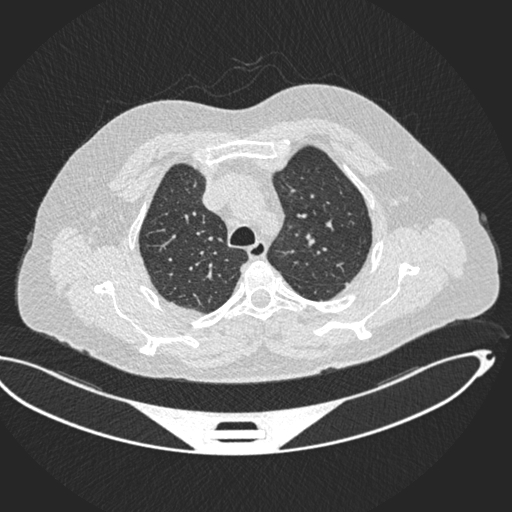
#> input picture datasets/3_image/unprocessed/Training cases/Benign cases/Bengin case (26).jpg, 512 x 512 px
$ jupyter execute Data_Analysis_Image.ipynb   (shell and % lines are left out)
#> lines starting #> are read from the running program, lines starting #| are printed output that depends on the picture; after the words box and inside, x2 and y2 are one past the last pixel; in counts of white or black regions, pixels touching at a corner belong together; pictures that were not available may be replaced by others from this repository, and a replacement may not be noted
# **Data Exploration Image Dataset**

* Image Dataset (CT-Scans) Lung Cancer:
https://www.kaggle.com/datasets/adityamahimkar/iqothnccd-lung-cancer-dataset/data

## Necessary Imports

[cell 1]
# Python
import sys
assert sys.version_info >= (3, 5)

# Scikit-Learn
import sklearn
assert sklearn.__version__ >= "0.20"

# Pandas
import pandas as pd

import random

# Common imports
import numpy as np
import os
import cv2

np.random.seed(42)

# To plot pretty figures
import matplotlib as mpl
import matplotlib.pyplot as plt

## Load all Images into a Panda Dataframe with Labels

[cell 2]
ROOT_PATH = os.path.join("..", "datasets", "3_image", "unprocessed")

#Define subfolders and their corresponding labels
folders_with_labels = {
    "Benign cases": "benign",
    "Malignant cases": "malignant",
    "Normal cases": "normal",
    "Test cases": "test"
}

#Initialize lists to store image data and labels
image_data = []
labels = []

#Iterate through each folder and load images with labels
for folder, label in folders_with_labels.items():
    folder_path = os.path.join(ROOT_PATH, "Training cases" if folder != "Test cases" else "Test cases", folder)
    for filename in os.listdir(folder_path):
        if filename.endswith(".jpg") or filename.endswith(".png"):  # Adjust based on image format
            #Load the image in grayscale
            img_path = os.path.join(folder_path, filename)
            image = cv2.imread(img_path, cv2.IMREAD_GRAYSCALE)
#> image is the input picture: shape (512, 512); min 37, max 255, mean 108.7

            #Store the image and its label
            image_data.append(image)
            labels.append(label)

#Convert to a DataFrame
images_lung_cancer = pd.DataFrame({
    "image": image_data,
    "label": labels
})

#Display the first few rows to verify
print(images_lung_cancer.head())

The images have been loaded into a 2D Pandas Dataframe, with the image being a one dimensional vector and the label being a string.

All images have been loaded in greayscale as they are black and white.

It is importaant to note that images from the Test cases folder have green boxes to indicate where the tumoras are, however, in order for this dataframe to work for the analysis, they have been loaded in as grayscale

#### Checking class distribution

[cell 3]
images_lung_cancer.info()
images_lung_cancer['label'].value_counts()

There are a total of 1294s image, each having a label. Although, the images from the test folder have just been labeled test, without indication of the presence of a tumor and its type.

We can see that in the training cases dataset, there is a class imbalance, with 561 images indicating malignant tumors, 416 being normal images (non-tumurous) and only 120 being benign. Ideally, you want the class distribution in the training data to be equal. Oversampling techniques might be required to improve model performance.

#### Checking Image Sizes

[cell 4]
def count_unique_image_sizes(df, image_column='image'):

    #Initialize a list to store image sizes
#> called with image_column = 'image'
    image_sizes = []

    #Loop through each image in the specified column
    for image in df[image_column]:
        #Get the shape of the image (height, width)
        height, width = image.shape
        #Append the size to list
        image_sizes.append((height, width))

    #Convert the list to a DataFrame
    size_df = pd.DataFrame(image_sizes, columns=['height', 'width'])

    #Count the unique sizes
    unique_sizes = size_df.value_counts().reset_index(name='count')

    return unique_sizes

#Display dimensions and counts of the images
unique_sizes_df = count_unique_image_sizes(images_lung_cancer)
print("Unique image sizes and their counts:")
print(unique_sizes_df)

Most images are a size of 512x512 pixels. There are 64 images that have different dimensions and need to be resized in order to train the models.

#### Normalising Image Sizes

[cell 5]
#Define the target size
target_size = (512, 512)

#Resize each image to the target size
images_lung_cancer['image'] = images_lung_cancer['image'].apply(lambda img: cv2.resize(img, target_size, interpolation=cv2.INTER_AREA))

#Display dimensions and counts of the images
unique_sizes_df = count_unique_image_sizes(images_lung_cancer)
print("Unique image sizes and their counts:")
print(unique_sizes_df)

All images have been resized to the same dimensions: 512x512 pixels

## Data Exploration

#### Displaying images from different classes

[cell 6]
#Get unique labels
unique_labels = images_lung_cancer['label'].unique()

#Set up a figure with subplots arranged in a row
plt.figure(figsize=(15, 5))

for i, label in enumerate(unique_labels):
    #Filter images for the current label
    label_images = images_lung_cancer[images_lung_cancer['label'] == label]['image']
    #Randomly select one image from the filtered images
    sample_image = label_images.sample(1).values[0]

    #Plot the sample image in a subplot
    plt.subplot(1, len(unique_labels), i + 1)
    plt.imshow(sample_image, cmap='gray')
    plt.title(f"Label: {label}")
    plt.axis('off')

plt.show()

From displaying images from different label classes, we can conclude the following:

1. Images have different zoom. In some images the main subject (the lungs), take up almost the entire image, in other cases only a third of the image
2. Filler space differences. Some images have a light grey ring around the lungs, some images have noise, some images have an all black background.
3. Different lung sections. When the lungs are scanned, the machine images a horizontal slice of the lungs. closer to the neck the lungs cover less area and close to the belly, they cover a wider area.

All these observations could make it challenging for the model to identify consistent features across the dataset. Potentially, zoom level could be normalized and background could be masked out as a preprocessing step.

Overall, not being a professional in the field of medicine, the images from all classes look relatively similar and there are no obvious giveaways for whether it is a scan of a tumor or not.

#### Pixel intensity distributiuon across images

[cell 7]
#Calculate mean and standard deviation of pixel intensities across all images
pixel_means = [np.mean(image) for image in images_lung_cancer['image']]
pixel_stds = [np.std(image) for image in images_lung_cancer['image']]

#Plot histogram of pixel intensity means
plt.hist(pixel_means, bins=30, color='blue', edgecolor='black')
plt.title("Distribution of Mean Pixel Intensities")
plt.xlabel("Mean Intensity")
plt.ylabel("Frequency")
plt.show()
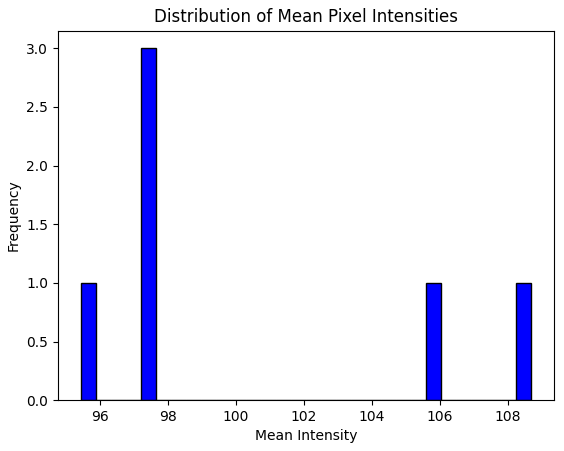
#> figure drawn by matplotlib, 1 panel; tallest bar 3 high, from x = 97.2 to 97.64

Most images have a pixel intensity between 80 and 120, with an intensity of 110 being the most common by far. This is expected, as depending on the height of where the CT scan took place, the organs and bones cover a different area, resulting in more or less white pixels.

However, there are a few images with intensities between 20 and 40, suggesting that they are almost entirely black, which is unusual and prompts further investigation. There are also several imnages with intensities above 140, which prompts further investigation.

#### Displaying images of different intensities

To understand the abnormalities, images from the intensity ranges (20-50, 80-120, 130,160) will be displayed

[cell 8]
#Function to get a random image and its label from a specified pixel intensity range
def get_random_image_from_intensity_range(df, intensity_range):
    # Filter images based on the mean pixel intensity range
    filtered_images = df[(df['image'].map(np.mean) >= intensity_range[0]) &
                         (df['image'].map(np.mean) <= intensity_range[1])]
    #Choose one row
    if not filtered_images.empty:
        sample = filtered_images.sample(1).iloc[0]
        return sample['image'], sample['label']
    else:
        return None, None

#Define the intensity ranges
intensity_ranges = [(20, 40), (80, 120), (130, 160)]
titles = ["20-40 Intensity", "80-120 Intensity", "130-160 Intensity"]

#Set up a figure with three subplots in a row
plt.figure(figsize=(15, 5))
for i, intensity_range in enumerate(intensity_ranges):
    #Get a random image and its label
    image, label = get_random_image_from_intensity_range(images_lung_cancer, intensity_range)
    if image is not None:
        plt.subplot(1, 3, i + 1)
        plt.imshow(image, cmap='gray')
        plt.title(f"Sample Image\n{titles[i]}\nLabel: {label}")
        plt.axis('off')
#> this loop made 3 passes
#> pass 2, `image, label = get_random_image_from_intensity_range(images_lung_cance..`:
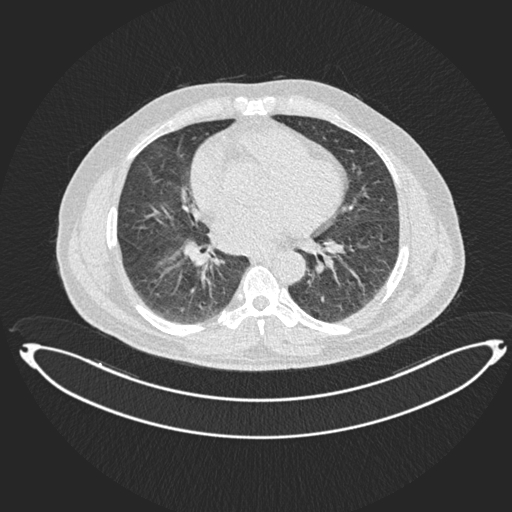
#> image: shape (512, 512); min 37, max 255, mean 95.4

plt.show()

After checking out the images, several conclusions can be drawn. All images with lower intensity values are from the test cases folder. It appears they were either scanned differently or come from a separate batch of scans, resulting in a significantly darker images.

However, not all images with the test label are that way, as test images appear in both of the other ranges.

By running this code several times, the images with higher intensity are mostly of the malignant class, however, images from all other classes appear there as well. These images are zoomed in on the lung portion, eliminating the dark filler space around, resulting in higher values.

Possibly, significant variation in pixel intensities and scale of the the main subject of the scan (lung) could result in poorer overall accuracy of the model. On the other side, in practice, scans come in different variations and having these cases could result in a model that generalises better to the real world.

It would be best to have one dataset where the scans have variation in intensities, and another set where the images are adjusted to have more similar intensities to see the differences in model training.

#### Important note on the images in the Test cases folder

The images inthe training folder are clearly assigned to a class: normal, benign, malignant. Images in the test folder are not assigned a specific class. Most of them have tumors and the tumor is indicated by a green box. Since this data will be used for classification, the images from the test cases folder could be unsuitable for this use and will possibly be removed from the frame for training purposes. This will also eliminate all images with lower pixel intensities. The images from the training cases folder will have to be split for training and testing purposes or for cross validation.

#### Statistical Comparison Between Classes

[cell 9]
#Initialize lists to store pixel intensity statistics
intensity_means = []
intensity_medians = []
intensity_stds = []
labels = []

#Calculate intensity statistics for each image
for _, row in images_lung_cancer.iterrows():
    image = row['image']
    label = row['label']
    intensity_means.append(np.mean(image))
    intensity_medians.append(np.median(image))
    intensity_stds.append(np.std(image))
    labels.append(label)
#> this loop made 6 passes
#> pass 3, `image = row['image']`:
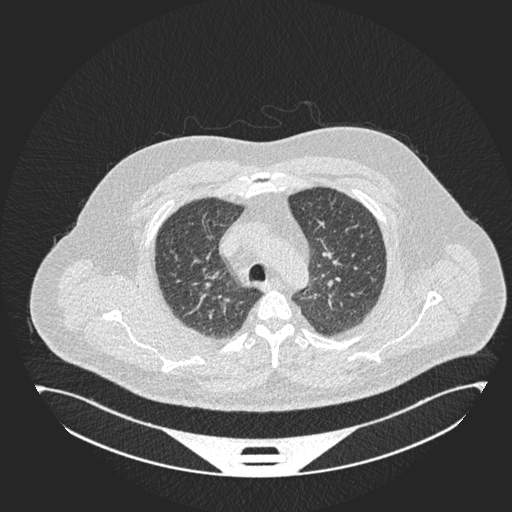
#> image: shape (512, 512); min 37, max 255, mean 105.6

#Create a DataFrame to store the statistics and labels
intensity_df = pd.DataFrame({
    "label": labels,
    "mean_intensity": intensity_means,
    "median_intensity": intensity_medians,
    "std_intensity": intensity_stds
})

#Visualize standard deviation of pixel intensity across classes
intensity_df.boxplot(column="std_intensity", by="label")
plt.title("Standard Deviation of Intensity by Class")
plt.suptitle("")
plt.xlabel("Class")
plt.ylabel("Intensity Standard Deviation")

plt.tight_layout()
plt.show()
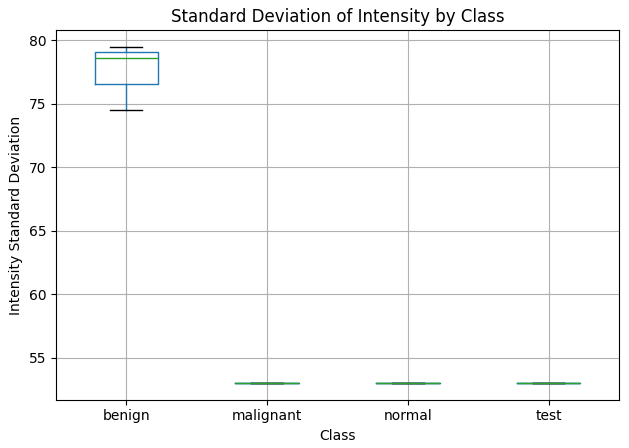
#> figure drawn by matplotlib, 1 panel

This plot shows that the pixel intensity (mean) is similar across the classes benign, malignant and normal. The standard deviation across these classes is also similar, with malignant class having a higher one, probably due to zoomed in images. These classes also have almost no outliers.

However, the images from the Test Cases folder has a significantly lower mean and many outliers. This is probably due to the scans with lower intensities. This gives more reason to exclude these images from training and testing

#### Class Mean Image

[cell 10]
#Initialize a dictionary to store the average or median images for each class
class_overlay_images = {}

#Calculate the average or median image for each class
for label in images_lung_cancer['label'].unique():
    #Stack all images for the current label
    class_images = np.array([img for img in images_lung_cancer[images_lung_cancer['label'] == label]['image']])

    #Calculate the mean or median image
    overlay_image = np.mean(class_images, axis=0)  # Mean overlay
    #overlay_image = np.median(class_images, axis=0)  # Median overlay

    #Store the overlay image in the dictionary
    class_overlay_images[label] = overlay_image
#> this loop made 4 passes
#> pass 1, `overlay_image = np.mean(class_images, axis=0)`:
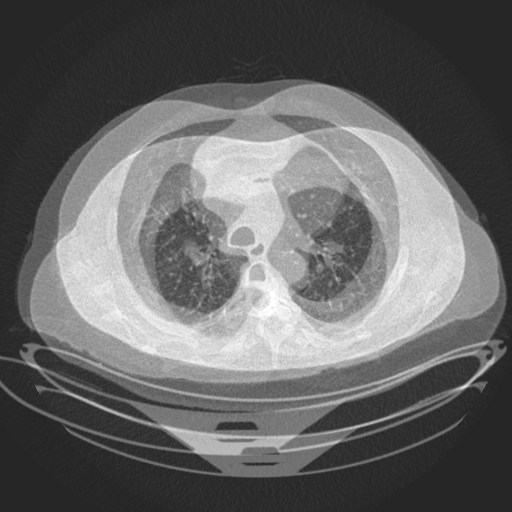
#> overlay_image: shape (512, 512) float64; min 37.67, max 255, mean 103.2
#> pass 2, `overlay_image = np.mean(class_images, axis=0)`:
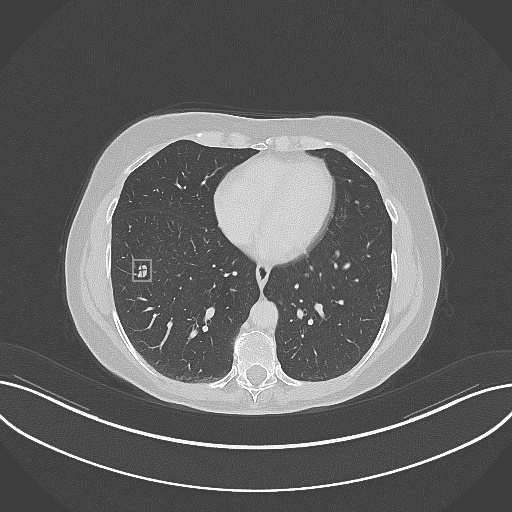
#> overlay_image: shape (512, 512) float64; min 52, max 255, mean 97.6

#Set up a figure with subplots to display the overlay images
plt.figure(figsize=(15, 5))

for i, (label, overlay_image) in enumerate(class_overlay_images.items()):
    plt.subplot(1, len(class_overlay_images), i + 1)
    plt.imshow(overlay_image, cmap='gray')
    plt.title(f"{label} Overlay")
    plt.axis('off')

plt.show()

Generating a mean image can give insight into differencees between the clasees.

Overall, the shapes look consistant over all classes. Main structures can be notices, such as a white hook shaped feature in the middle, two black ovals, which is the corssection of the lungs and the white oval surrounding the lungs.

For the malignant class, the overall shape seems to be taller, which could be a result of coincidense, or due to larger variations in lung scans in that class. Likely, this is a result of this class having more zoomed in images, as previosly observed in the pixel intensity distribution.

#### Edge Detection Visualisation

[cell 11]
# nitialize a dictionary to store edge-detected images for each class
class_edge_images = {}

#Perform edge detection for each class
for label in images_lung_cancer['label'].unique():
    #Select a random image from each class
    sample_image = images_lung_cancer[images_lung_cancer['label'] == label].sample(1)['image'].values[0]

    #Apply Canny edge detection
    edges = cv2.Canny(sample_image, 100, 200)

    # Store the edge-detected image
    class_edge_images[label] = edges
#> this loop made 4 passes
#> pass 1, `edges = cv2.Canny(sample_image, 100, 200)`:
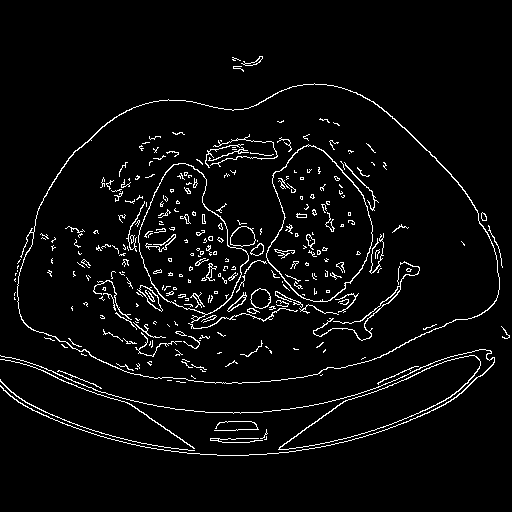
#> edges: shape (512, 512); 4.2% white in thin lines or dots, all inside (x1, y1, x2, y2) = (0, 56, 510, 456)

#Set up a figure with subplots in a row to display the edge-detected images
plt.figure(figsize=(15, 5))

for i, (label, edge_image) in enumerate(class_edge_images.items()):
    plt.subplot(1, len(class_edge_images), i + 1)
    plt.imshow(edge_image, cmap='gray')
    plt.title(f"Edges: {label}")
    plt.axis('off')

plt.show()

We can see a wide variation in the images produced after applying Cannyedge detection method:

1. Some images have few lines and and outline only the main shapes.
2. Most images have smaller structures within and around the lungs.
3. Some images have a lot more smaller structures in and around the lungs, almost looking like a grainy texture.
4. Few images produced look like they are just covered in noise.

None of these appear to be class specific, although I have not found any (4) cases in the malignant class.

It would be interesting to see how images preprocessed with edge detection would affect model performance.

#### Pixel Intensity Distribution with Edge Detection

[cell 12]
#Calculate pixel intensities for edge-detected images
edge_pixel_means = []

for image in images_lung_cancer['image']:
    #Apply Canny edge detection
    edges = cv2.Canny(image, 100, 200)
    #Calculate the mean intensity of the edge-detected image
    edge_pixel_means.append(np.mean(edges))
#> this loop made 6 passes
#> pass 3, `edges = cv2.Canny(image, 100, 200)`:
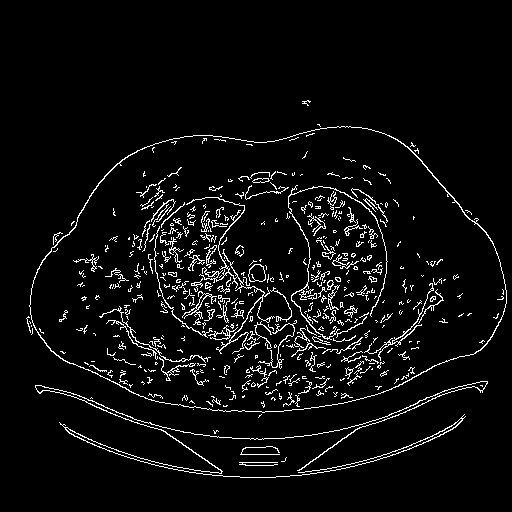
#> edges: shape (512, 512); 5.1% white in thin lines or dots, all inside (x1, y1, x2, y2) = (26, 100, 507, 478)

#Plot histogram of pixel intensity means for edge-detected images
plt.hist(edge_pixel_means, bins=30, color='blue', edgecolor='black')
plt.title("Distribution of Mean Pixel Intensities (Edge-Detected Images)")
plt.xlabel("Mean Intensity")
plt.ylabel("Frequency")
plt.show()
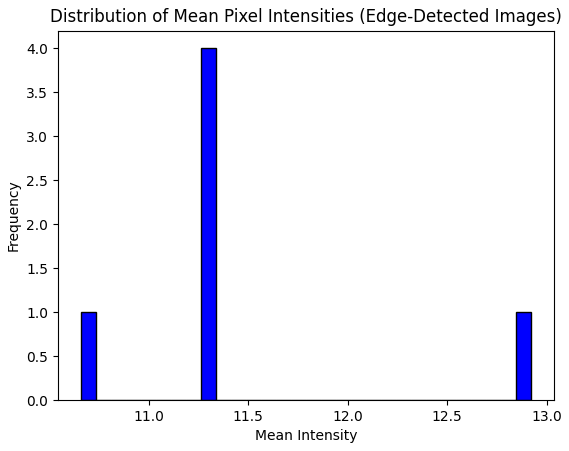
#> figure drawn by matplotlib, 1 panel; tallest bar 4 high, from x = 11.26 to 11.34

Visualising the distribution of pixel intencity of the images processed with Canny edge detection gives more clarity and reassurance.

The vast majority of these images has an intensity of around 10, case (2)

There is a slight spike between the values of 50-60, case (4)

Even though there are images on which the edge detection algorithm results in a noise pattern, they are few. Most images processed with edge detection have clearly defined shapes and details, maling this suitable for machine learning.

#### PCA Dimensionality Reduction

[cell 13]
from sklearn.decomposition import PCA

#Flatten images and apply PCA
flattened_images = [image.flatten() for image in images_lung_cancer['image']]
pca = PCA(n_components=2)
principal_components = pca.fit_transform(flattened_images)

#Create a scatter plot of the first two principal components
plt.scatter(principal_components[:, 0], principal_components[:, 1], c=images_lung_cancer['label'].map({'benign': 0, 'malignant': 1, 'normal': 2, 'test': 3}), cmap='viridis')
plt.xlabel("PCA Component 1")
plt.ylabel("PCA Component 2")
plt.title("PCA of Lung CT Images")
plt.colorbar()
plt.show()
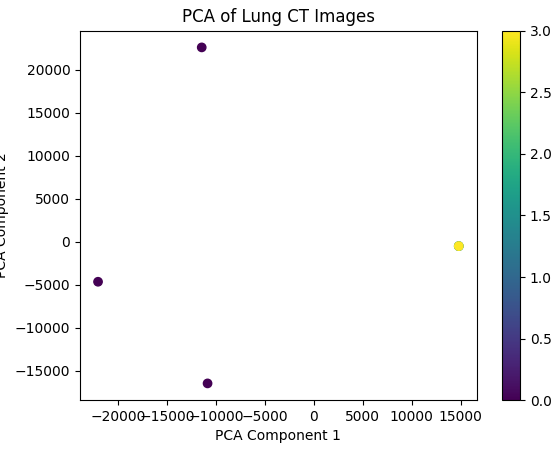
#> figure drawn by matplotlib, 2 panels
